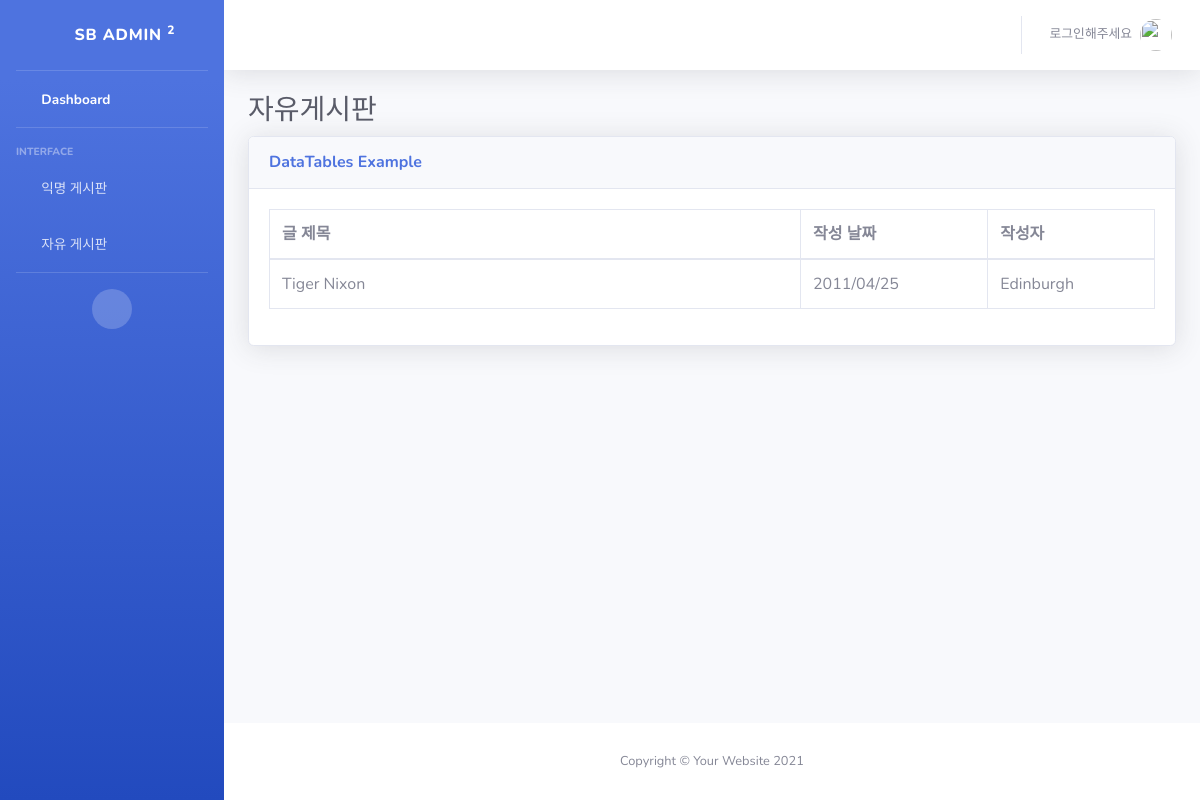
The page /freehome on the database as committed earlier.
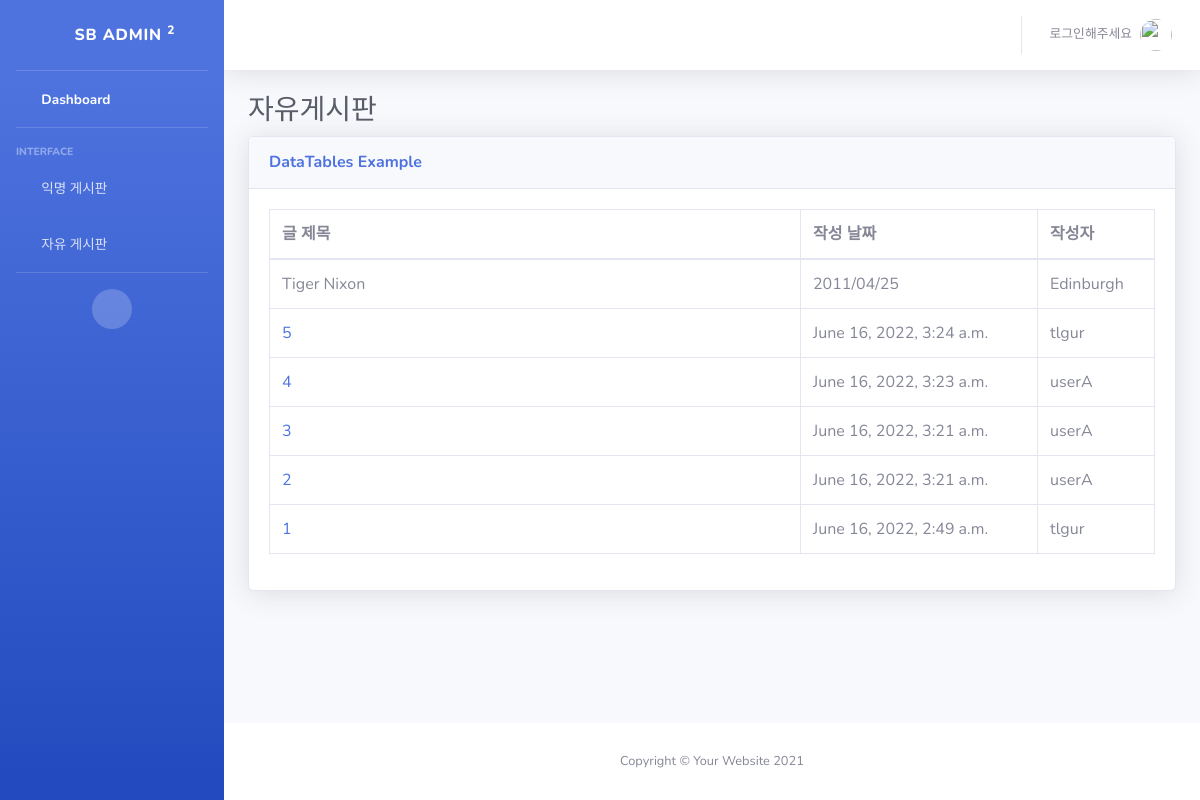
The same page on the database as committed later.
### devapp/models.py (models this page shows, shortened)
class FreePost(models.Model):
    title = models.CharField(max_length=200)
    body = models.TextField()
    date = models.DateTimeField(auto_now_add=True)
    author = models.ForeignKey(User, on_delete=models.CASCADE)

### devapp/views.py (the view)
# urls.py: path('freehome', views.freehome, name='freehome'),
def freehome(req):
    posts = FreePost.objects.filter().order_by('-date')
    return render(req, 'free_index.html', {'posts': posts})

### devapp/templates/free_index.html (shortened to what this page needs)
{% extends 'base.html'%}
{% block content %}
<h1 class="h3 mb-2 text-gray-800">자유게시판</h1>
<div class="card shadow mb-4">
    <div class="card-header py-3">
        <h6 class="m-0 font-weight-bold text-primary">DataTables Example</h6>
    </div>
    <div class="card-body">
        <div class="table-responsive">
            <table class="table table-bordered" id="dataTable" width="100%" cellspacing="0">
                <thead>
                    <tr>
                        <th style="width: 60%">글 제목</th>
                        <th>작성 날짜</th>
                        <th>작성자</th>
                    </tr>
                </thead>
                <tbody>
                    <tr>
                        <td>Tiger Nixon</td>
                        <td>2011/04/25</td>
                        <td>Edinburgh</td>
                    </tr>
                    {% for post in posts %}
                    <tr>
                        <td><a href="{% url 'freedetail' post.id %}">{{post.title}}</a></td>
                        <td>{{post.date}}</td>
                        <td>{{post.author.username}}</td>
                    </tr>
                    {% endfor %}
                </tbody>
            </table>
        </div>
    </div>
</div>
{% endblock %}

### devapp/templates/base.html (shortened to what this page needs)
{% load static %}
<!DOCTYPE html>
<html lang="en">
<head>
    <link href="{% static 'vendor/fontawesome-free/css/all.min.css' %}" rel="stylesheet" type="text/css">
    <link href="{% static 'css/sb-admin-2.min.css' %}" rel="stylesheet">
</head>
<body id="page-top">
    <div id="wrapper">
        <ul class="navbar-nav bg-gradient-primary sidebar sidebar-dark accordion" id="accordionSidebar">
            <a class="sidebar-brand d-flex align-items-center justify-content-center" href="/">
                <div class="sidebar-brand-icon rotate-n-15">
                    <i class="fas fa-laugh-wink"></i>
                </div>
                <div class="sidebar-brand-text mx-3">SB Admin <sup>2</sup></div>
            </a>
            <hr class="sidebar-divider my-0">
            <li class="nav-item active">
                <a class="nav-link" href="/">
                    <i class="fas fa-fw fa-tachometer-alt"></i>
                    <span>Dashboard</span></a>
            </li>
            <hr class="sidebar-divider">
            <div class="sidebar-heading">
                Interface
            </div>
            <li class="nav-item">
                <a class="nav-link" href="{% url 'home' %}">
                    <i class="fas fa-fw fa-chart-area"></i>
                    <span>익명 게시판</span></a>
            </li>
            <li class="nav-item">
                <a class="nav-link" href="{% url 'freehome' %}">
                    <i class="fas fa-fw fa-table"></i>
                    <span>자유 게시판</span></a>
            </li>
            <hr class="sidebar-divider d-none d-md-block">
            <div class="text-center d-none d-md-inline">
                <button class="rounded-circle border-0" id="sidebarToggle"></button>
            </div>
        </ul>
        <div id="content-wrapper" class="d-flex flex-column">
            <div id="content">
                <nav class="navbar navbar-expand navbar-light bg-white topbar mb-4 static-top shadow">
                    <ul class="navbar-nav ml-auto">
                        <li class="nav-item dropdown no-arrow">
                            <a class="nav-link dropdown-toggle" href="#" id="userDropdown" role="button"
                                data-toggle="dropdown" aria-haspopup="true" aria-expanded="false">
                                {% if user.is_authenticated %}
                                <span class="mr-2 d-none d-lg-inline text-gray-600 small">{{user.username}}</span>
                                {% else %}
                                <span class="mr-2 d-none d-lg-inline text-gray-600 small">로그인해주세요</span>
                                {% endif %}
                                <img class="img-profile rounded-circle"
                                    src="{% static 'img/undraw_profile.svg' %}">
                            </a>
                        </li>
                    </ul>
                </nav>
                <div class="container-fluid">
                    {% block content %}
                    {% endblock %}
                </div>
            </div>
            <footer class="sticky-footer bg-white">
                <div class="container my-auto">
                    <div class="copyright text-center my-auto">
                        <span>Copyright &copy; Your Website 2021</span>
                    </div>
                </div>
            </footer>
        </div>
    </div>
</body>
</html>

Rows that differ between the two databases and show on the page:
added FreePost: title "5", date "June 16, 2022, 3:24 a.m.", author.username "tlgur"
added FreePost: title "4", date "June 16, 2022, 3:23 a.m.", author.username "userA"
added FreePost: title "3", date "June 16, 2022, 3:21 a.m.", author.username "userA"
added FreePost: title "2", date "June 16, 2022, 3:21 a.m.", author.username "userA"
added FreePost: title "1", date "June 16, 2022, 2:49 a.m.", author.username "tlgur"
